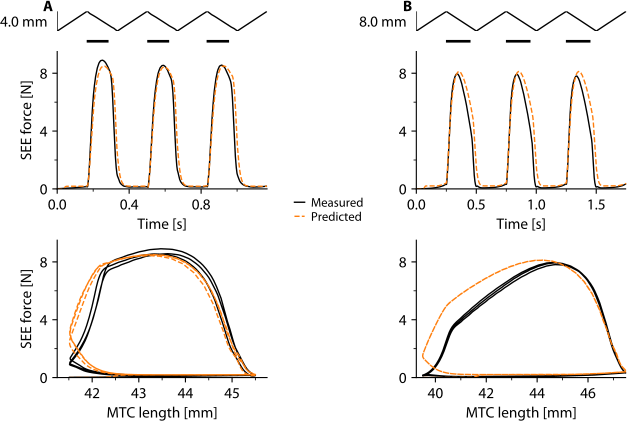

Write the Python code that produced this figure.
#| label: fig-r-exp-vs-pred
#| fig-cap: Comparison of experimentally measured and predicted GM force over time. Predicted
#|   GM force over time was derived using a Hill MTC-type model, with experimentally measured MTC length
#|   and stimulation over time as inputs. Predicted SEE force closely matched experimentally measured GM force
#|   during activation but was slightly higher than experimentally measured SEE force in most conditions. Top:
#|   MTC length over time. Second: Muscle stimulation over time, with maximal stimulation during the periods
#|   indicated by the black bars and no stimulation elsewhere. Third: SEE force over time. Bottom: SEE force as
#|   a function of MTC length (‘the work loop’). A) SSC with a cycle frequency of 3 Hz, a FTS of 0.5 and an
#|   MTC length excursion of 4 mm. B) SSC with a cycle frequency of 2 Hz, a FTS of 0.5 and an MTC length
#|   excursion of 8 mm.

#%% Load packages & set directories
import os, glob, sys, pickle
import pandas as pd
import matplotlib.pyplot as plt
from scipy import signal
from pathlib import Path

# Set directories
cwd = Path.cwd()
baseDir = cwd.parent
dataDir = baseDir / 'data'
funcDir = baseDir / 'analysis' / 'functions'
sys.path.append(str(funcDir))

import cust_fig, stimulation

plt.close('all')

#%% Select rat
mus = 'GMe1'
parFile = os.path.join(dataDir,mus,mus+'_IM.pkl')
muspar = pickle.load(open(parFile, 'rb'))[0]

#%%
cust_fig.style(plt, fontname='Minion Pro',fontsize=11,grid=False)
fig = plt.figure(figsize=(15.92/2.54+51/600, 10.9/2.54), constrained_layout=True) # 3:2 ratio
gs = fig.add_gridspec(4, 2, height_ratios=[5.0,1,35,35],wspace=0.1)
axs = [fig.add_subplot(gs[i]) for i in range(0,gs.ncols*gs.nrows)]

colorSet = plt.rcParams['axes.prop_cycle'].by_key()['color']
colorSet[0] = '#000000'

#%% SSC: CF = 3 Hz, FTS = 0.5 Hz, MLE = 4mm
iCond = 5
fileExp = sorted(glob.glob(os.path.join(dataDir,mus,'dataExp','SSC_PA','*.csv')))[iCond]
fileSim = sorted(glob.glob(os.path.join(dataDir,mus,'simsExp','SSC_PA','*.csv')))[iCond]

if fileExp[-19:-4] != fileSim[-22:-7]:
    print(fileExp[-19:-4])
    print(fileSim[-22:-7])
    print('Datafile and simulation not the same!')
    sys.exit()
if fileExp[-19:-4] != 'GMe1_SSC_PA03_2': 
    print('Wrong files loaded..')
    sys.exit()

# Experimental data
df = pd.read_csv(fileExp)
data = df.to_numpy()
time,lmtc,stim,fsee = data.T[0:4]

iMin = signal.find_peaks(-lmtc[150:],distance=200)[0]+150
iMax = signal.find_peaks(lmtc[150:],distance=200)[0]+150
iSel = slice(iMin[0],iMax[3])
tOff = time[iMin[0]]
time = time[iSel]-tOff
lmtc = lmtc[iSel]
fsee = fsee[iSel]
stim = stim[iSel]

axs[0].plot(time,lmtc*1e3, color=colorSet[0])
axs[4].plot(time,fsee, color=colorSet[0])
axs[6].plot(lmtc*1e3,fsee, color=colorSet[0])

# Simulated data
df = pd.read_csv(fileSim)
data = df.to_numpy()
time,lmtc,stim,fsee = data.T[0:4]

tOff = time[iMin[0]]
time = time[iSel]-tOff
lmtc = lmtc[iSel]
fsee = fsee[iSel]
stim = stim[iSel]

# axs[0].plot(time,lmtc*1e3,'--', color=colorSet[1])
axs[4].plot(time,fsee,'--', color=colorSet[1])
axs[6].plot(lmtc*1e3,fsee, '--', color=colorSet[1])

tStimOn, tStimOff = stimulation.get_stim_timing(time,stim)
cust_fig.plot_stim(axs[2],tStimOn[0],tStimOff[0],y=0, lw=1/3)
cust_fig.plot_stim(axs[2],tStimOn[1],tStimOff[1],y=0, lw=1/3)
cust_fig.plot_stim(axs[2],tStimOn[2],tStimOff[2],y=0, lw=1/3)

for ax in [axs[0], axs[2], axs[4]]:
    ax.set_xlim(time[0],time[-1])

#%% SSC: CF = 2 Hz, FTS = 0.5 Hz, MLE = 8mm
iCond = 6
fileExp = sorted(glob.glob(os.path.join(dataDir,mus,'dataExp','SSC_PB','*.csv')))[iCond]
fileSim = sorted(glob.glob(os.path.join(dataDir,mus,'simsExp','SSC_PB','*.csv')))[iCond]

if fileExp[-19:-4] != fileSim[-22:-7]:
    print(fileExp[-19:-4])
    print(fileSim[-22:-7])
    print('Datafile and simulation not the same!')
    sys.exit()
if fileExp[-19:-4] != 'GMe1_SSC_PB03_2': 
    print('Wrong files loaded..')
    sys.exit()

# Experimental data
df = pd.read_csv(fileExp)
data = df.to_numpy()
time,lmtc,stim,fsee = data.T[0:4]

iMin = signal.find_peaks(-lmtc[150:],distance=200)[0]+150
iMax = signal.find_peaks(lmtc[150:],distance=200)[0]+150
iSel = slice(iMin[0],iMax[3])
tOff = time[iMin[0]]
time = time[iSel]-tOff
lmtc = lmtc[iSel]
fsee = fsee[iSel]
stim = stim[iSel]

axs[1].plot(time,lmtc*1e3, color=colorSet[0])
l1, = axs[5].plot(time,fsee, color=colorSet[0], label='Measured')
axs[7].plot(lmtc*1e3,fsee, color=colorSet[0])

# Simulated data
df = pd.read_csv(fileSim)
data = df.to_numpy()
time,lmtc,stim,fsee = data.T[0:4]

tOff = time[iMin[0]]
time = time[iSel]-tOff
lmtc = lmtc[iSel]
fsee = fsee[iSel]
stim = stim[iSel]

# axs[1].plot(time,lmtc*1e3,'--', color=colorSet[1])
l2, = axs[5].plot(time,fsee,'--', color=colorSet[1], label='Predicted')
axs[7].plot(lmtc*1e3,fsee,'--', color=colorSet[1])

tStimOn, tStimOff = stimulation.get_stim_timing(time,stim)
cust_fig.plot_stim(axs[3],tStimOn[0],tStimOff[0],y=0, lw=1/3)
cust_fig.plot_stim(axs[3],tStimOn[1],tStimOff[1],y=0, lw=1/3)
cust_fig.plot_stim(axs[3],tStimOn[2],tStimOff[2],y=0, lw=1/3)

for ax in [axs[1], axs[3], axs[5]]:
    ax.set_xlim(time[0],time[-1])

axs[5].legend(['Measured', 'Predicted'],
    loc='center',
    bbox_to_anchor=(0.525, 0.5),  # shift left (into space between axes) and center vertically
    bbox_transform=fig.transFigure,
    handlelength=0.8,
    handletextpad=0.5,
    labelspacing=0.2,
)

#%% Labels etc.
# Lmtc(t) - SSC_PA
ax = axs[0]
ax.set_ylim(axs[1].get_ylim())
ax.spines['top'].set_visible(False)
ax.spines['right'].set_visible(False)
ax.spines['bottom'].set_visible(False)
ax.spines['left'].set_visible(False)
ax.set_xticks([])
ax.set_yticks([])
y_min, y_max = 41.5, 45.5
ax.set_ylim(y_min, y_max)
y_range = (y_max-y_min)
ax.plot([0, 0], [y_min, y_max], color='black', lw=1)
ax.set_yticks([(y_min+y_max)/2])
ax.set_yticklabels([f'{y_range:.1f} mm'])
ax.tick_params(
    axis='both',       # both x and y axes
    which='both',      # both major and minor ticks
    bottom=False,      # remove ticks on bottom
    top=False,         # remove ticks on top
    left=False,        # remove ticks on left
    right=False        # remove ticks on right
)

# Lmtc(t) - SSC_PB
ax = axs[1]
ax.spines['top'].set_visible(False)
ax.spines['right'].set_visible(False)
ax.spines['bottom'].set_visible(False)
ax.spines['left'].set_visible(False)
ax.set_xticks([])
ax.set_yticks([])
y_min, y_max = 39.5, 47.5
ax.set_ylim(y_min, y_max)
y_range = (y_max-y_min)
ax.plot([0, 0], [y_min, y_max], color='black', lw=1)
ax.set_yticks([(y_min+y_max)/2])
ax.set_yticklabels([f'{y_range:.1f} mm'])
ax.tick_params(
    axis='both',       # both x and y axes
    which='both',      # both major and minor ticks
    bottom=False,      # remove ticks on bottom
    top=False,         # remove ticks on top
    left=False,        # remove ticks on left
    right=False        # remove ticks on right
)



# STIM(t) - SSC_PA
ax = axs[2]
ax.set_ylim(-0.5,0.5)
ax.spines['top'].set_visible(False)
ax.spines['right'].set_visible(False)
ax.spines['bottom'].set_visible(False)
ax.spines['left'].set_visible(False)
ax.set_xticks([])
ax.set_yticks([])

# STIM(t) - SSC_PB
ax = axs[3]
ax.set_ylim(-0.5,0.5)
ax.spines['top'].set_visible(False)
ax.spines['right'].set_visible(False)
ax.spines['bottom'].set_visible(False)
ax.spines['left'].set_visible(False)
ax.set_xticks([])
ax.set_yticks([])

# Fsee(t) - SSC_PA
ax = axs[4]
ax.set_xticks([0,0.4,0.8])
ax.set_xticks([0.2,0.6,1.0],minor=True)
ax.set_ylim(0,9.5)
ax.set_yticks([0,4,8])
ax.set_yticks([2,6],minor=True)
ax.set_ylabel('$F_{SEE}$ [N]')

# Fsee(t) - SSC_PB
ax = axs[5]
ax.set_xticks([0,0.5,1.0,1.5])
ax.set_xticks([0.25,0.75,1.25],minor=True)
ax.set_ylim(0,9.5)
ax.set_yticks([0,4,8])
ax.set_yticks([2,6],minor=True)
# ax.set_ylabel('$F_{SEE}$ [N]')

axs[4].set_xlabel('Time [s]')
axs[5].set_xlabel('Time [s]')

# Fsee(Lmtc) - SSC_PA
ax = axs[6]
ax.set_xlim(41.25,45.75)
ax.set_xticks([42,43,44,45])
ax.set_xticks([41.5,42.5,43.5,44.5,45.5],minor=True)
ax.set_xlabel('$L_{MTC}$ [mm]')
ax.set_ylim(0,9.5)
ax.set_yticks([0,4,8])
ax.set_yticks([2,6],minor=True)
ax.set_ylabel('$F_{SEE}$ [N]')

# Fsee(Lmtc) - SSC_PB
ax = axs[7]
ax.set_xlim(39.25,47.5)
ax.set_xticks([40,42,44,46])
ax.set_xticks([41,43,45,47],minor=True)
ax.set_xlabel('$L_{MTC}$ [mm]')
ax.set_ylim(0,9.5)
ax.set_yticks([0,4,8])
ax.set_yticks([2,6],minor=True)

# fig.align_labels()
cust_fig.add_labels(fig, axs, ['A', 'B'])

# %% Show and save
plt.show()
# fig.savefig("r_exp_vs_pred2.png", bbox_inches="tight", pad_inches=0, dpi=600)
fig.savefig("r_exp_vs_pred.pdf", bbox_inches="tight", pad_inches=0)
# fig.savefig("r_exp_vs_pred2.svg", bbox_inches="tight", pad_inches=0)

# %% Checks
if len(sys.argv) > 1:
    check_size = sys.argv[1]
else:
    check_size = True  

if check_size == True or check_size == 'True':
    cust_fig.report_axes_size(fig,axs)
    # cust_fig.report_fig_size("r_exp_vs_pred2.png") 
    cust_fig.report_fig_size("r_exp_vs_pred.pdf") 
    # cust_fig.report_fig_size("r_exp_vs_pred2.svg")
